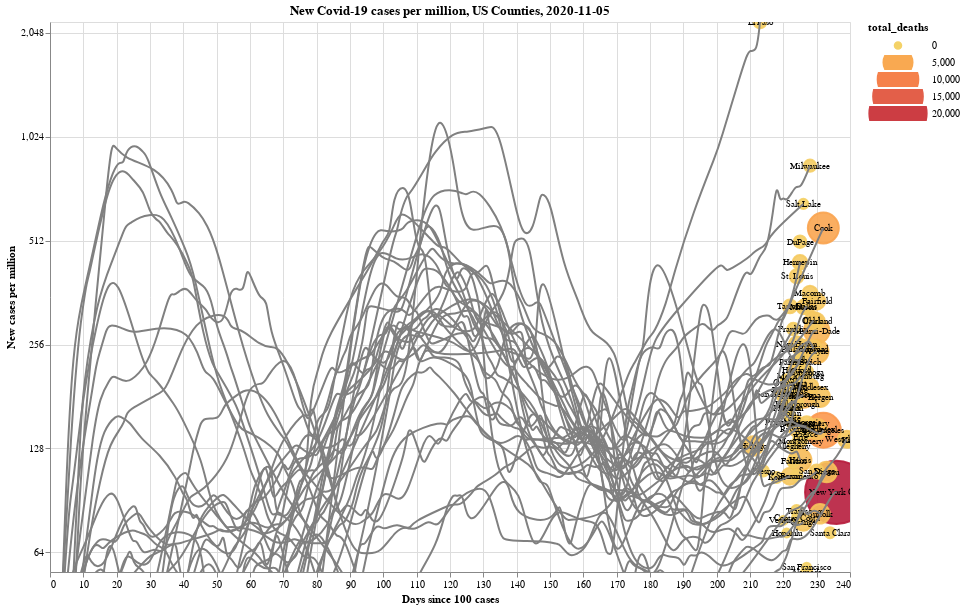

Here is the notebook cell this chart was saved with:
### Code cell
county_tooltip=[
    alt.Tooltip('location:N'),
    alt.Tooltip('date:T'),
    alt.Tooltip('new_cases:Q', format=',.0f'),
    alt.Tooltip('new_cases_per_million:Q', format=',.0f'),
    alt.Tooltip('total_cases:Q', format=',.0f'),
    alt.Tooltip('total_cases_per_million:Q', format=',.0f'),
    alt.Tooltip('total_deaths:Q', format=',.0f'),
    alt.Tooltip('total_deaths_per_million:Q', format=',.0f')
]
county_timeseries = timeseries_chart(
    countyvis_df,
    y='new_cases_per_million',
    line_quantile=0.5, 
    tooltip=county_tooltip,
    title='New Covid-19 cases per million, US Counties, {0}'.format(date_str),
    width=800,
    height=550,
    base=2
)
display(county_timeseries)

### Figure 1 — Vega-Lite specification as saved in the notebook (floating-point values rounded to 4 significant figures; data arrays with more than 128 entries replaced by an {"elided": "..."} marker saying what was removed)
{"config": {"view": {"continuousWidth": 400, "continuousHeight": 300}}, "layer": [{"mark": "point", "encoding": {"color": {"type": "quantitative", "field": "total_deaths", "scale": {"scheme": "goldred"}}, "fill": {"type": "quantitative", "field": "total_deaths", "scale": {"scheme": "goldred"}}, "opacity": {"condition": {"value": 0.75, "selection": {"not": "selector005"}}, "value": 0.9}, "order": {"type": "quantitative", "field": "total_deaths", "sort": "descending"}, "size": {"type": "quantitative", "field": "total_deaths", "legend": {"clipHeight": 15}, "scale": {"range": [50, 4000]}}, "tooltip": [{"type": "nominal", "field": "location"}, {"type": "temporal", "field": "date"}, {"type": "quantitative", "field": "new_cases", "format": ",.0f"}, {"type": "quantitative", "field": "new_cases_per_million", "format": ",.0f"}, {"type": "quantitative", "field": "total_cases", "format": ",.0f"}, {"type": "quantitative", "field": "total_cases_per_million", "format": ",.0f"}, {"type": "quantitative", "field": "total_deaths", "format": ",.0f"}, {"type": "quantitative", "field": "total_deaths_per_million", "format": ",.0f"}], "x": {"type": "quantitative", "field": "days_since", "title": "Days since 100 cases"}, "y": {"type": "quantitative", "field": "new_cases_per_million", "scale": {"base": 2, "domain": [56.16, 2201.0], "type": "log"}, "title": "New cases per million"}}, "selection": {"selector006": {"type": "interval", "bind": "scales", "encodings": ["x", "y"]}, "selector005": {"type": "single", "on": "mouseover", "fields": ["location"]}}}, {"mark": {"type": "text", "align": "center", "baseline": "middle", "size": 9}, "encoding": {"text": {"type": "nominal", "field": "abbr"}, "x": {"type": "quantitative", "field": "days_since", "title": "Days since 100 cases"}, "y": {"type": "quantitative", "field": "new_cases_per_million", "scale": {"base": 2, "domain": [56.16, 2201.0], "type": "log"}, "title": "New cases per million"}}}, {"data": {"name": "data-29d1926b3905d9d576911e2d6c447f3d"}, "mark": {"type": "line", "color": "gray", "interpolate": "basis"}, "encoding": {"detail": {"type": "nominal", "field": "location"}, "opacity": {"condition": {"value": 0.2, "selection": {"not": "selector005"}}, "value": 1.0}, "order": {"type": "quantitative", "field": "days_since"}, "x": {"type": "quantitative", "field": "days_since", "title": "Days since 100 cases"}, "y": {"type": "quantitative", "field": "new_cases_per_million", "scale": {"base": 2, "domain": [56.16, 2201.0], "type": "log"}, "title": "New cases per million"}}}], "data": {"name": "data-5ad9b4350247ce55b4a180ff1ec0d8df"}, "height": 550, "title": "New Covid-19 cases per million, US Counties, 2020-11-05", "width": 800, "$schema": "https://vega.github.io/schema/vega-lite/v4.8.1.json", "datasets": {"data-5ad9b4350247ce55b4a180ff1ec0d8df": [{"location": "Hidalgo County, TX", "abbr": "Hidalgo", "fips": "48215", "date": "2020-11-04T00:00:00", "population": 868700.0, "total_cases": 36220.0, "total_cases_per_million": 41690.0, "total_deaths": 1967.0, "total_deaths_per_million": 2264.0, "new_deaths": 3.857, "new_cases": 113.1, "new_cases_per_million": 130.2, "min_date": "2020-04-07T00:00:00", "days_since": 211}, {"location": "El Paso County, TX", "abbr": "El Paso", "fips": "48141", "date": "2020-11-04T00:00:00", "population": 839200.0, "total_cases": 56360.0, "total_cases_per_million": 67150.0, "total_deaths": 669.0, "total_deaths_per_million": 797.2, "new_deaths": 9.714, "new_cases": 1847.0, "new_cases_per_million": 2201.0, "min_date": "2020-04-05T00:00:00", "days_since": 213}, {"location": "Fresno County, CA", "abbr": "Fresno", "fips": "06019", "date": "2020-11-04T00:00:00", "population": 999100.0, "total_cases": 32020.0, "total_cases_per_million": 32050.0, "total_deaths": 447.0, "total_deaths_per_million": 447.4, "new_deaths": 1.143, "new_cases": 110.1, "new_cases_per_million": 110.2, "min_date": "2020-04-04T00:00:00", "days_since": 214}, {"location": "Kern County, CA", "abbr": "Kern", "fips": "06029", "date": "2020-11-04T00:00:00", "population": 900200.0, "total_cases": 34780.0, "total_cases_per_million": 38630.0, "total_deaths": 426.0, "total_deaths_per_million": 473.2, "new_deaths": 0.8571, "new_cases": 95.0, "new_cases_per_million": 105.5, "min_date": "2020-03-31T00:00:00", "days_since": 218}, {"location": "Ventura County, CA", "abbr": "Ventura", "fips": "06111", "date": "2020-11-04T00:00:00", "population": 846000.0, "total_cases": 14820.0, "total_cases_per_million": 17510.0, "total_deaths": 167.0, "total_deaths_per_million": 197.4, "new_deaths": 0.1429, "new_cases": 67.0, "new_cases_per_million": 79.2, "min_date": "2020-03-29T00:00:00", "days_since": 220}, {"location": "San Bernardino County, CA", "abbr": "San Bernardino", "fips": "06071", "date": "2020-11-04T00:00:00", "population": 2180000.0, "total_cases": 66660.0, "total_cases_per_million": 30570.0, "total_deaths": 1088.0, "total_deaths_per_million": 499.1, "new_deaths": 2.143, "new_cases": 400.9, "new_cases_per_million": 183.9, "min_date": "2020-03-29T00:00:00", "days_since": 220}, {"location": "Pinellas County, FL", "abbr": "Pinellas", "fips": "12103", "date": "2020-11-04T00:00:00", "population": 975000.0, "total_cases": 26680.0, "total_cases_per_million": 27360.0, "total_deaths": 829.0, "total_deaths_per_million": 850.3, "new_deaths": 1.571, "new_cases": 163.6, "new_cases_per_million": 167.8, "min_date": "2020-03-28T00:00:00", "days_since": 221}, {"location": "Honolulu County, HI", "abbr": "Honolulu", "fips": "15003", "date": "2020-11-04T00:00:00", "population": 974600.0, "total_cases": 13520.0, "total_cases_per_million": 13880.0, "total_deaths": 170.0, "total_deaths_per_million": 174.4, "new_deaths": 0.5714, "new_cases": 71.0, "new_cases_per_million": 72.85, "min_date": "2020-03-28T00:00:00", "days_since": 221}, {"location": "Duval County, FL", "abbr": "Duval", "fips": "12031", "date": "2020-11-04T00:00:00", "population": 957800.0, "total_cases": 36080.0, "total_cases_per_million": 37670.0, "total_deaths": 532.0, "total_deaths_per_million": 555.5, "new_deaths": 2.429, "new_cases": 193.4, "new_cases_per_million": 202.0, "min_date": "2020-03-28T00:00:00", "days_since": 221}, {"location": "Collin County, TX", "abbr": "Collin", "fips": "48085", "date": "2020-11-04T00:00:00", "population": 1035000.0, "total_cases": 19190.0, "total_cases_per_million": 18540.0, "total_deaths": 193.0, "total_deaths_per_million": 186.5, "new_deaths": 1.857, "new_cases": 167.7, "new_cases_per_million": 162.1, "min_date": "2020-03-27T00:00:00", "days_since": 222}, {"location": "Baltimore County, MD", "abbr": "Baltimore", "fips": "24005", "date": "2020-11-04T00:00:00", "population": 827400.0, "total_cases": 21630.0, "total_cases_per_million": 26140.0, "total_deaths": 678.0, "total_deaths_per_million": 819.5, "new_deaths": 1.714, "new_cases": 156.4, "new_cases_per_million": 189.1, "min_date": "2020-03-27T00:00:00", "days_since": 222}, {"location": "Wake County, NC", "abbr": "Wake", "fips": "37183", "date": "2020-11-04T00:00:00", "population": 1112000.0, "total_cases": 22620.0, "total_cases_per_million": 20340.0, "total_deaths": 277.0, "total_deaths_per_million": 249.2, "new_deaths": 1.0, "new_cases": 173.9, "new_cases_per_million": 156.4, "min_date": "2020-03-27T00:00:00", "days_since": 222}, {"location": "Tarrant County, TX", "abbr": "Tarrant", "fips": "48439", "date": "2020-11-04T00:00:00", "population": 2103000.0, "total_cases": 70230.0, "total_cases_per_million": 33400.0, "total_deaths": 850.0, "total_deaths_per_million": 404.3, "new_deaths": 4.143, "new_cases": 694.3, "new_cases_per_million": 330.2, "min_date": "2020-03-27T00:00:00", "days_since": 222}, {"location": "Bexar County, TX", "abbr": "Bexar", "fips": "48029", "date": "2020-11-04T00:00:00", "population": 2004000.0, "total_cases": 66730.0, "total_cases_per_million": 33300.0, "total_deaths": 1422.0, "total_deaths_per_million": 709.7, "new_deaths": 2.143, "new_cases": 213.1, "new_cases_per_million": 106.4, "min_date": "2020-03-27T00:00:00", "days_since": 222}, {"location": "Pima County, AZ", "abbr": "Pima", "fips": "04019", "date": "2020-11-04T00:00:00", "population": 1047000.0, "total_cases": 29290.0, "total_cases_per_million": 27970.0, "total_deaths": 647.0, "total_deaths_per_million": 617.8, "new_deaths": 1.571, "new_cases": 189.9, "new_cases_per_million": 181.3, "min_date": "2020-03-27T00:00:00", "days_since": 222}, {"location": "Denton County, TX", "abbr": "Denton", "fips": "48121", "date": "2020-11-04T00:00:00", "population": 887200.0, "total_cases": 17640.0, "total_cases_per_million": 19880.0, "total_deaths": 178.0, "total_deaths_per_million": 200.6, "new_deaths": 0.5714, "new_cases": 149.0, "new_cases_per_million": 167.9, "min_date": "2020-03-27T00:00:00", "days_since": 222}, {"location": "Gwinnett County, GA", "abbr": "Gwinnett", "fips": "13135", "date": "2020-11-04T00:00:00", "population": 936200.0, "total_cases": 33740.0, "total_cases_per_million": 36040.0, "total_deaths": 473.0, "total_deaths_per_million": 505.2, "new_deaths": 4.0, "new_cases": 185.6, "new_cases_per_million": 198.2, "min_date": "2020-03-27T00:00:00", "days_since": 222}, {"location": "Fairfax County, VA", "abbr": "Fairfax", "fips": "51059", "date": "2020-11-04T00:00:00", "population": 1148000.0, "total_cases": 24590.0, "total_cases_per_million": 21430.0, "total_deaths": 605.0, "total_deaths_per_million": 527.2, "new_deaths": -0.1429, "new_cases": 134.7, "new_cases_per_million": 117.4, "min_date": "2020-03-26T00:00:00", "days_since": 223}, {"location": "Prince George's County, MD", "abbr": "Prince George's", "fips": "24033", "date": "2020-11-04T00:00:00", "population": 909300.0, "total_cases": 33990.0, "total_cases_per_million": 37380.0, "total_deaths": 864.0, "total_deaths_per_million": 950.2, "new_deaths": 0.7143, "new_cases": 139.3, "new_cases_per_million": 153.2, "min_date": "2020-03-26T00:00:00", "days_since": 223}, {"location": "Orange County, FL", "abbr": "Orange", "fips": "12095", "date": "2020-11-04T00:00:00", "population": 1393000.0, "total_cases": 47650.0, "total_cases_per_million": 34200.0, "total_deaths": 560.0, "total_deaths_per_million": 401.9, "new_deaths": 1.714, "new_cases": 271.4, "new_cases_per_million": 194.8, "min_date": "2020-03-26T00:00:00", "days_since": 223}, {"location": "Allegheny County, PA", "abbr": "Allegheny", "fips": "42003", "date": "2020-11-04T00:00:00", "population": 1216000.0, "total_cases": 16410.0, "total_cases_per_million": 13490.0, "total_deaths": 442.0, "total_deaths_per_million": 363.5, "new_deaths": 2.286, "new_cases": 158.6, "new_cases_per_million": 130.4, "min_date": "2020-03-26T00:00:00", "days_since": 223}, {"location": "Franklin County, OH", "abbr": "Franklin", "fips": "39049", "date": "2020-11-04T00:00:00", "population": 1317000.0, "total_cases": 35700.0, "total_cases_per_million": 27110.0, "total_deaths": 643.0, "total_deaths_per_million": 488.3, "new_deaths": 0.0, "new_cases": 373.7, "new_cases_per_million": 283.8, "min_date": "2020-03-26T00:00:00", "days_since": 223}, {"location": "Worcester County, MA", "abbr": "Worcester", "fips": "25027", "date": "2020-11-04T00:00:00", "population": 830600.0, "total_cases": 17350.0, "total_cases_per_million": 20890.0, "total_deaths": 1183.0, "total_deaths_per_million": 1424.0, "new_deaths": 2.0, "new_cases": 125.3, "new_cases_per_million": 150.8, "min_date": "2020-03-25T00:00:00", "days_since": 224}, {"location": "Contra Costa County, CA", "abbr": "Contra Costa", "fips": "06013", "date": "2020-11-04T00:00:00", "population": 1154000.0, "total_cases": 19420.0, "total_cases_per_million": 16830.0, "total_deaths": 247.0, "total_deaths_per_million": 214.1, "new_deaths": 0.5714, "new_cases": 92.86, "new_cases_per_million": 80.5, "min_date": "2020-03-25T00:00:00", "days_since": 224}, {"location": "Travis County, TX", "abbr": "Travis", "fips": "48453", "date": "2020-11-04T00:00:00", "population": 1274000.0, "total_cases": 32600.0, "total_cases_per_million": 25590.0, "total_deaths": 456.0, "total_deaths_per_million": 357.9, "new_deaths": 1.0, "new_cases": 107.7, "new_cases_per_million": 84.55, "min_date": "2020-03-25T00:00:00", "days_since": 224}, {"location": "New Haven County, CT", "abbr": "New Haven", "fips": "09009", "date": "2020-11-04T00:00:00", "population": 854800.0, "total_cases": 18370.0, "total_cases_per_million": 21500.0, "total_deaths": 1132.0, "total_deaths_per_million": 1324.0, "new_deaths": 0.5714, "new_cases": 219.6, "new_cases_per_million": 256.9, "min_date": "2020-03-25T00:00:00", "days_since": 224}, {"location": "St. Louis County, MO", "abbr": "St. Louis", "fips": "29189", "date": "2020-11-04T00:00:00", "population": 994200.0, "total_cases": 33380.0, "total_cases_per_million": 33570.0, "total_deaths": 895.0, "total_deaths_per_million": 900.2, "new_deaths": 1.286, "new_cases": 401.3, "new_cases_per_million": 403.6, "min_date": "2020-03-25T00:00:00", "days_since": 224}, {"location": "Riverside County, CA", "abbr": "Riverside", "fips": "06065", "date": "2020-11-04T00:00:00", "population": 2471000.0, "total_cases": 69830.0, "total_cases_per_million": 28260.0, "total_deaths": 1329.0, "total_deaths_per_million": 537.9, "new_deaths": 3.429, "new_cases": 361.1, "new_cases_per_million": 146.2, "min_date": "2020-03-25T00:00:00", "days_since": 224}, {"location": "Hartford County, CT", "abbr": "Hartford", "fips": "09003", "date": "2020-11-04T00:00:00", "population": 891700.0, "total_cases": 19130.0, "total_cases_per_million": 21450.0, "total_deaths": 1496.0, "total_deaths_per_million": 1678.0, "new_deaths": 3.143, "new_cases": 192.6, "new_cases_per_million": 216.0, "min_date": "2020-03-25T00:00:00", "days_since": 224}, {"location": "Hillsborough County, FL", "abbr": "Hillsborough", "fips": "12057", "date": "2020-11-04T00:00:00", "population": 1472000.0, "total_cases": 49380.0, "total_cases_per_million": 33540.0, "total_deaths": 827.0, "total_deaths_per_million": 561.8, "new_deaths": 6.429, "new_cases": 254.3, "new_cases_per_million": 172.8, "min_date": "2020-03-25T00:00:00", "days_since": 224}, {"location": "Sacramento County, CA", "abbr": "Sacramento", "fips": "06067", "date": "2020-11-04T00:00:00", "population": 1552000.0, "total_cases": 27040.0, "total_cases_per_million": 17420.0, "total_deaths": 506.0, "total_deaths_per_million": 326.0, "new_deaths": 1.0, "new_cases": 165.9, "new_cases_per_million": 106.9, "min_date": "2020-03-25T00:00:00", "days_since": 224}, {"location": "Shelby County, TN", "abbr": "Shelby", "fips": "47157", "date": "2020-11-04T00:00:00", "population": 937200.0, "total_cases": 38620.0, "total_cases_per_million": 41210.0, "total_deaths": 580.0, "total_deaths_per_million": 618.9, "new_deaths": 1.429, "new_cases": 216.0, "new_cases_per_million": 230.5, "min_date": "2020-03-24T00:00:00", "days_since": 225}, {"location": "DuPage County, IL", "abbr": "DuPage", "fips": "17043", "date": "2020-11-04T00:00:00", "population": 922900.0, "total_cases": 27060.0, "total_cases_per_million": 29330.0, "total_deaths": 632.0, "total_deaths_per_million": 684.8, "new_deaths": 2.429, "new_cases": 469.3, "new_cases_per_million": 508.5, "min_date": "2020-03-24T00:00:00", "days_since": 225}, {"location": "Erie County, NY", "abbr": "Erie", "fips": "36029", "date": "2020-11-04T00:00:00", "population": 918700.0, "total_cases": 13910.0, "total_cases_per_million": 15140.0, "total_deaths": 657.0, "total_deaths_per_million": 715.1, "new_deaths": 0.7143, "new_cases": 126.7, "new_cases_per_million": 137.9, "min_date": "2020-03-24T00:00:00", "days_since": 225}, {"location": "Palm Beach County, FL", "abbr": "Palm Beach", "fips": "12099", "date": "2020-11-04T00:00:00", "population": 1497000.0, "total_cases": 53800.0, "total_cases_per_million": 35940.0, "total_deaths": 1604.0, "total_deaths_per_million": 1072.0, "new_deaths": 5.143, "new_cases": 341.0, "new_cases_per_million": 227.8, "min_date": "2020-03-24T00:00:00", "days_since": 225}, {"location": "Montgomery County, MD", "abbr": "Montgomery", "fips": "24031", "date": "2020-11-04T00:00:00", "population": 1051000.0, "total_cases": 26590.0, "total_cases_per_million": 25310.0, "total_deaths": 878.0, "total_deaths_per_million": 835.6, "new_deaths": 1.143, "new_cases": 141.4, "new_cases_per_million": 134.6, "min_date": "2020-03-24T00:00:00", "days_since": 225}, {"location": "Harris County, TX", "abbr": "Harris", "fips": "48201", "date": "2020-11-04T00:00:00", "population": 4713000.0, "total_cases": 164400.0, "total_cases_per_million": 34890.0, "total_deaths": 2841.0, "total_deaths_per_million": 602.8, "new_deaths": 7.143, "new_cases": 559.0, "new_cases_per_million": 118.6, "min_date": "2020-03-24T00:00:00", "days_since": 225}, {"location": "Hennepin County, MN", "abbr": "Hennepin", "fips": "27053", "date": "2020-11-04T00:00:00", "population": 1266000.0, "total_cases": 38910.0, "total_cases_per_million": 30740.0, "total_deaths": 1009.0, "total_deaths_per_million": 797.1, "new_deaths": 2.0, "new_cases": 560.4, "new_cases_per_million": 442.7, "min_date": "2020-03-24T00:00:00", "days_since": 225}, {"location": "Mecklenburg County, NC", "abbr": "Mecklenburg", "fips": "37119", "date": "2020-11-04T00:00:00", "population": 1110000.0, "total_cases": 35390.0, "total_cases_per_million": 31870.0, "total_deaths": 403.0, "total_deaths_per_million": 362.9, "new_deaths": 1.857, "new_cases": 230.1, "new_cases_per_million": 207.3, "min_date": "2020-03-24T00:00:00", "days_since": 225}, {"location": "Marion County, IN", "abbr": "Marion", "fips": "18097", "date": "2020-11-04T00:00:00", "population": 964600.0, "total_cases": 28840.0, "total_cases_per_million": 29900.0, "total_deaths": 851.0, "total_deaths_per_million": 882.2, "new_deaths": 0.4286, "new_cases": 317.0, "new_cases_per_million": 328.6, "min_date": "2020-03-23T00:00:00", "days_since": 226}, {"location": "Salt Lake County, UT", "abbr": "Salt Lake", "fips": "49035", "date": "2020-11-04T00:00:00", "population": 1160000.0, "total_cases": 51980.0, "total_cases_per_million": 44800.0, "total_deaths": 318.0, "total_deaths_per_million": 274.0, "new_deaths": 2.0, "new_cases": 759.0, "new_cases_per_million": 654.1, "min_date": "2020-03-23T00:00:00", "days_since": 226}, {"location": "Maricopa County, AZ", "abbr": "Maricopa", "fips": "04013", "date": "2020-11-04T00:00:00", "population": 4485000.0, "total_cases": 161700.0, "total_cases_per_million": 36060.0, "total_deaths": 3658.0, "total_deaths_per_million": 815.5, "new_deaths": 14.0, "new_cases": 820.0, "new_cases_per_million": 182.8, "min_date": "2020-03-23T00:00:00", "days_since": 226}, {"location": "Orange County, CA", "abbr": "Orange", "fips": "06059", "date": "2020-11-04T00:00:00", "population": 3176000.0, "total_cases": 62840.0, "total_cases_per_million": 19790.0, "total_deaths": 1491.0, "total_deaths_per_million": 469.5, "new_deaths": 3.429, "new_cases": 248.7, "new_cases_per_million": 78.32, "min_date": "2020-03-23T00:00:00", "days_since": 226}, {"location": "Philadelphia County, PA", "abbr": "Philadelphia", "fips": "42101", "date": "2020-11-04T00:00:00", "population": 1584000.0, "total_cases": 46490.0, "total_cases_per_million": 29350.0, "total_deaths": 1900.0, "total_deaths_per_million": 1199.0, "new_deaths": 2.571, "new_cases": 392.7, "new_cases_per_million": 247.9, "min_date": "2020-03-23T00:00:00", "days_since": 226}, {"location": "Pierce County, WA", "abbr": "Pierce", "fips": "53053", "date": "2020-11-04T00:00:00", "population": 905000.0, "total_cases": 12280.0, "total_cases_per_million": 13560.0, "total_deaths": 263.0, "total_deaths_per_million": 290.6, "new_deaths": 1.857, "new_cases": 127.7, "new_cases_per_million": 141.1, "min_date": "2020-03-22T00:00:00", "days_since": 227}, {"location": "Cuyahoga County, OH", "abbr": "Cuyahoga", "fips": "39035", "date": "2020-11-04T00:00:00", "population": 1235000.0, "total_cases": 22590.0, "total_cases_per_million": 18290.0, "total_deaths": 693.0, "total_deaths_per_million": 561.1, "new_deaths": 1.0, "new_cases": 263.6, "new_cases_per_million": 213.4, "min_date": "2020-03-22T00:00:00", "days_since": 227}, {"location": "Dallas County, TX", "abbr": "Dallas", "fips": "48113", "date": "2020-11-04T00:00:00", "population": 2636000.0, "total_cases": 106500.0, "total_cases_per_million": 40410.0, "total_deaths": 1280.0, "total_deaths_per_million": 485.7, "new_deaths": 6.429, "new_cases": 871.3, "new_cases_per_million": 330.6, "min_date": "2020-03-22T00:00:00", "days_since": 227}, {"location": "Montgomery County, PA", "abbr": "Montgomery", "fips": "42091", "date": "2020-11-04T00:00:00", "population": 830900.0, "total_cases": 14770.0, "total_cases_per_million": 17770.0, "total_deaths": 898.0, "total_deaths_per_million": 1081.0, "new_deaths": 0.4286, "new_cases": 125.9, "new_cases_per_million": 151.5, "min_date": "2020-03-22T00:00:00", "days_since": 227}, {"location": "Alameda County, CA", "abbr": "Alameda", "fips": "06001", "date": "2020-11-04T00:00:00", "population": 1671000.0, "total_cases": 24250.0, "total_cases_per_million": 14510.0, "total_deaths": 466.0, "total_deaths_per_million": 278.8, "new_deaths": 0.5714, "new_cases": 93.86, "new_cases_per_million": 56.16, "min_date": "2020-03-22T00:00:00", "days_since": 227}, {"location": "Fulton County, GA", "abbr": "Fulton", "fips": "13121", "date": "2020-11-04T00:00:00", "population": 1064000.0, "total_cases": 34390.0, "total_cases_per_million": 32320.0, "total_deaths": 656.0, "total_deaths_per_million": 616.6, "new_deaths": 5.143, "new_cases": 157.7, "new_cases_per_million": 148.2, "min_date": "2020-03-22T00:00:00", "days_since": 227}, {"location": "San Francisco County, CA", "abbr": "San Francisco", "fips": "06075", "date": "2020-11-04T00:00:00", "population": 881500.0, "total_cases": 12600.0, "total_cases_per_million": 14300.0, "total_deaths": 149.0, "total_deaths_per_million": 169.0, "new_deaths": 0.5714, "new_cases": 51.14, "new_cases_per_million": 58.01, "min_date": "2020-03-22T00:00:00", "days_since": 227}, {"location": "Middlesex County, NJ", "abbr": "Middlesex", "fips": "34023", "date": "2020-11-04T00:00:00", "population": 825100.0, "total_cases": 23430.0, "total_cases_per_million": 28400.0, "total_deaths": 1451.0, "total_deaths_per_million": 1759.0, "new_deaths": 0.8571, "new_cases": 159.1, "new_cases_per_million": 192.9, "min_date": "2020-03-21T00:00:00", "days_since": 228}, {"location": "Macomb County, MI", "abbr": "Macomb", "fips": "26099", "date": "2020-11-04T00:00:00", "population": 874000.0, "total_cases": 21280.0, "total_cases_per_million": 24350.0, "total_deaths": 1107.0, "total_deaths_per_million": 1267.0, "new_deaths": 2.0, "new_cases": 314.9, "new_cases_per_million": 360.3, "min_date": "2020-03-21T00:00:00", "days_since": 228}, {"location": "Milwaukee County, WI", "abbr": "Milwaukee", "fips": "55079", "date": "2020-11-04T00:00:00", "population": 945700.0, "total_cases": 48840.0, "total_cases_per_million": 51640.0, "total_deaths": 608.0, "total_deaths_per_million": 642.9, "new_deaths": 3.0, "new_cases": 798.1, "new_cases_per_million": 843.9, "min_date": "2020-03-21T00:00:00", "days_since": 228}, {"location": "Broward County, FL", "abbr": "Broward", "fips": "12011", "date": "2020-11-04T00:00:00", "population": 1953000.0, "total_cases": 88380.0, "total_cases_per_million": 45260.0, "total_deaths": 1534.0, "total_deaths_per_million": 785.5, "new_deaths": 2.0, "new_cases": 485.4, "new_cases_per_million": 248.6, "min_date": "2020-03-20T00:00:00", "days_since": 229}, {"location": "Clark County, NV", "abbr": "Clark", "fips": "32003", "date": "2020-11-04T00:00:00", "population": 2267000.0, "total_cases": 84870.0, "total_cases_per_million": 37440.0, "total_deaths": 1545.0, "total_deaths_per_million": 681.6, "new_deaths": 5.571, "new_cases": 681.1, "new_cases_per_million": 300.5, "min_date": "2020-03-20T00:00:00", "days_since": 229}, {"location": "Wayne County, MI", "abbr": "Wayne", "fips": "26163", "date": "2020-11-04T00:00:00", "population": 1749000.0, "total_cases": 43880.0, "total_cases_per_million": 25080.0, "total_deaths": 3071.0, "total_deaths_per_million": 1756.0, "new_deaths": 2.429, "new_cases": 427.9, "new_cases_per_million": 244.6, "min_date": "2020-03-19T00:00:00", "days_since": 230}, {"location": "Miami-Dade County, FL", "abbr": "Miami-Dade", "fips": "12086", "date": "2020-11-04T00:00:00", "population": 2717000.0, "total_cases": 189300.0, "total_cases_per_million": 69690.0, "total_deaths": 3675.0, "total_deaths_per_million": 1353.0, "new_deaths": 6.429, "new_cases": 762.3, "new_cases_per_million": 280.6, "min_date": "2020-03-19T00:00:00", "days_since": 230}, {"location": "Fairfield County, CT", "abbr": "Fairfield", "fips": "09001", "date": "2020-11-04T00:00:00", "population": 943300.0, "total_cases": 25540.0, "total_cases_per_million": 27070.0, "total_deaths": 1443.0, "total_deaths_per_million": 1530.0, "new_deaths": 1.143, "new_cases": 322.6, "new_cases_per_million": 341.9, "min_date": "2020-03-19T00:00:00", "days_since": 230}, {"location": "San Diego County, CA", "abbr": "San Diego", "fips": "06073", "date": "2020-11-04T00:00:00", "population": 3338000.0, "total_cases": 58170.0, "total_cases_per_million": 17420.0, "total_deaths": 904.0, "total_deaths_per_million": 270.8, "new_deaths": 3.286, "new_cases": 366.6, "new_cases_per_million": 109.8, "min_date": "2020-03-19T00:00:00", "days_since": 230}, {"location": "Oakland County, MI", "abbr": "Oakland", "fips": "26125", "date": "2020-11-04T00:00:00", "population": 1258000.0, "total_cases": 28200.0, "total_cases_per_million": 22420.0, "total_deaths": 1244.0, "total_deaths_per_million": 989.2, "new_deaths": 1.0, "new_cases": 376.6, "new_cases_per_million": 299.4, "min_date": "2020-03-19T00:00:00", "days_since": 230}, {"location": "Middlesex County, MA", "abbr": "Middlesex", "fips": "25017", "date": "2020-11-04T00:00:00", "population": 1612000.0, "total_cases": 33450.0, "total_cases_per_million": 20760.0, "total_deaths": 2297.0, "total_deaths_per_million": 1425.0, "new_deaths": 4.571, "new_cases": 234.9, "new_cases_per_million": 145.7, "min_date": "2020-03-19T00:00:00", "days_since": 230}, {"location": "Suffolk County, NY", "abbr": "Suffolk", "fips": "36103", "date": "2020-11-04T00:00:00", "population": 1477000.0, "total_cases": 49850.0, "total_cases_per_million": 33760.0, "total_deaths": 2022.0, "total_deaths_per_million": 1369.0, "new_deaths": 0.4286, "new_cases": 122.3, "new_cases_per_million": 82.82, "min_date": "2020-03-18T00:00:00", "days_since": 231}, {"location": "Bergen County, NJ", "abbr": "Bergen", "fips": "34003", "date": "2020-11-04T00:00:00", "population": 932200.0, "total_cases": 26310.0, "total_cases_per_million": 28220.0, "total_deaths": 2067.0, "total_deaths_per_million": 2217.0, "new_deaths": 0.8571, "new_cases": 168.1, "new_cases_per_million": 180.4, "min_date": "2020-03-18T00:00:00", "days_since": 231}, {"location": "Los Angeles County, CA", "abbr": "Los Angeles", "fips": "06037", "date": "2020-11-04T00:00:00", "population": 10040000.0, "total_cases": 313500.0, "total_cases_per_million": 31230.0, "total_deaths": 7117.0, "total_deaths_per_million": 708.9, "new_deaths": 11.0, "new_cases": 1451.0, "new_cases_per_million": 144.5, "min_date": "2020-03-17T00:00:00", "days_since": 232}, {"location": "Cook County, IL", "abbr": "Cook", "fips": "17031", "date": "2020-11-04T00:00:00", "population": 5150000.0, "total_cases": 201200.0, "total_cases_per_million": 39060.0, "total_deaths": 5541.0, "total_deaths_per_million": 1076.0, "new_deaths": 13.0, "new_cases": 2867.0, "new_cases_per_million": 556.6, "min_date": "2020-03-17T00:00:00", "days_since": 232}, {"location": "Nassau County, NY", "abbr": "Nassau", "fips": "36059", "date": "2020-11-04T00:00:00", "population": 1357000.0, "total_cases": 50700.0, "total_cases_per_million": 37370.0, "total_deaths": 2218.0, "total_deaths_per_million": 1635.0, "new_deaths": 0.5714, "new_cases": 148.4, "new_cases_per_million": 109.4, "min_date": "2020-03-16T00:00:00", "days_since": 233}, {"location": "Santa Clara County, CA", "abbr": "Santa Clara", "fips": "06085", "date": "2020-11-04T00:00:00", "population": 1928000.0, "total_cases": 25540.0, "total_cases_per_million": 13250.0, "total_deaths": 422.0, "total_deaths_per_million": 218.9, "new_deaths": 2.714, "new_cases": 140.7, "new_cases_per_million": 72.99, "min_date": "2020-03-15T00:00:00", "days_since": 234}, {"location": "New York City County, NY", "abbr": "New York City", "fips": "0", "date": "2020-11-04T00:00:00", "population": 8746000.0, "total_cases": 271100.0, "total_cases_per_million": 31000.0, "total_deaths": 24030.0, "total_deaths_per_million": 2748.0, "new_deaths": 7.714, "new_cases": 835.6, "new_cases_per_million": 95.54, "min_date": "2020-03-13T00:00:00", "days_since": 236}, {"location": "Westchester County, NY", "abbr": "Westchester", "fips": "36119", "date": "2020-11-04T00:00:00", "population": 967500.0, "total_cases": 41360.0, "total_cases_per_million": 42750.0, "total_deaths": 1473.0, "total_deaths_per_million": 1522.0, "new_deaths": 0.1429, "new_cases": 131.7, "new_cases_per_million": 136.1, "min_date": "2020-03-10T00:00:00", "days_since": 239}, {"location": "King County, WA", "abbr": "King", "fips": "53033", "date": "2020-11-04T00:00:00", "population": 2253000.0, "total_cases": 28970.0, "total_cases_per_million": 12860.0, "total_deaths": 841.0, "total_deaths_per_million": 373.3, "new_deaths": 1.143, "new_cases": 304.4, "new_cases_per_million": 135.1, "min_date": "2020-03-09T00:00:00", "days_since": 240}], "data-29d1926b3905d9d576911e2d6c447f3d": {"elided": "2794 records"}}}
